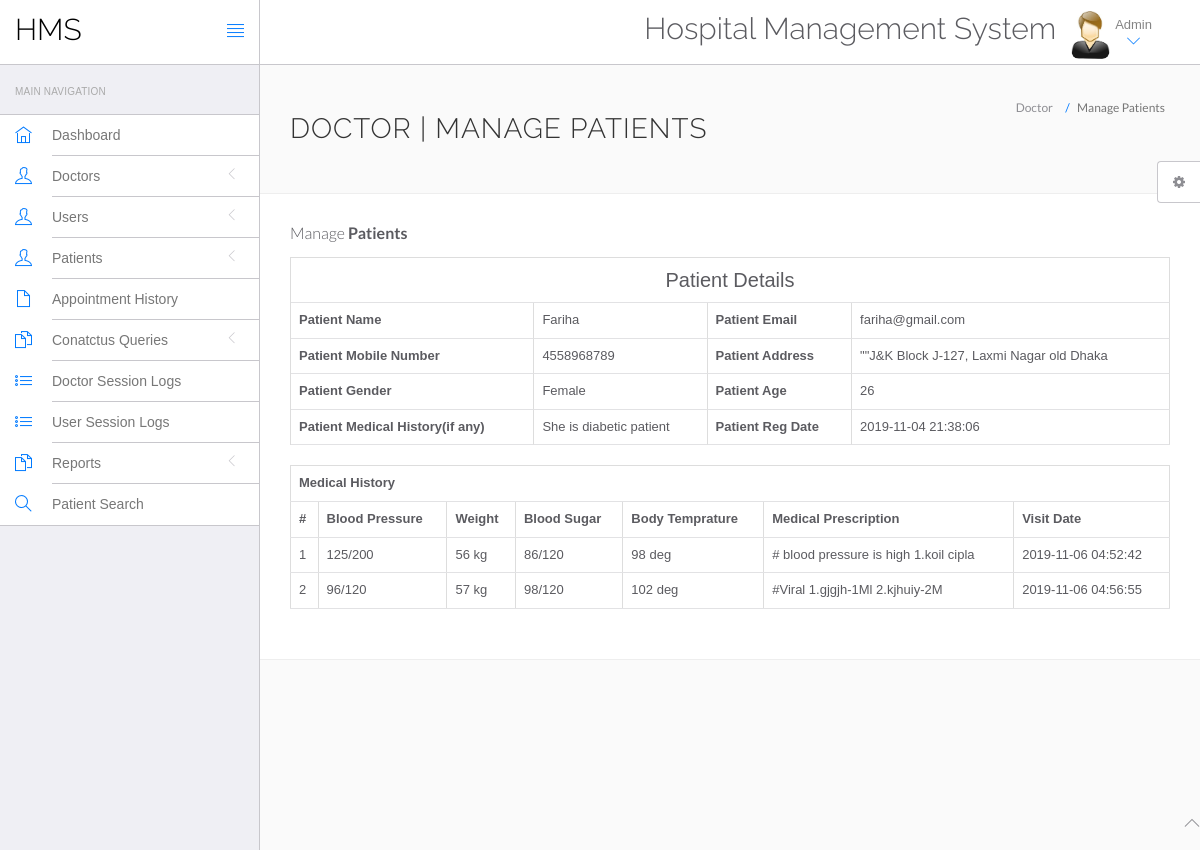
The app's page /hospital/hms/admin/view-patient.php?viewid=1 (signed in) with its own data.
### tables this page shows
CREATE TABLE `tblpatient` (
  `ID` int(10) NOT NULL,
  `Docid` int(10) DEFAULT NULL,
  `PatientName` varchar(200) DEFAULT NULL,
  `PatientContno` bigint(10) DEFAULT NULL,
  `PatientEmail` varchar(200) DEFAULT NULL,
  `PatientGender` varchar(50) DEFAULT NULL,
  `PatientAdd` mediumtext DEFAULT NULL,
  `PatientAge` int(10) DEFAULT NULL,
  `PatientMedhis` mediumtext DEFAULT NULL,
  `CreationDate` timestamp NULL DEFAULT current_timestamp(),
  `UpdationDate` timestamp NULL DEFAULT NULL ON UPDATE current_timestamp()
);

CREATE TABLE `tblmedicalhistory` (
  `ID` int(10) NOT NULL,
  `PatientID` int(10) DEFAULT NULL,
  `BloodPressure` varchar(200) DEFAULT NULL,
  `BloodSugar` varchar(200) NOT NULL,
  `Weight` varchar(100) DEFAULT NULL,
  `Temperature` varchar(200) DEFAULT NULL,
  `MedicalPres` mediumtext DEFAULT NULL,
  `CreationDate` timestamp NOT NULL DEFAULT current_timestamp() ON UPDATE current_timestamp()
);

### hospital/hms/admin/view-patient.php (the view, shortened to what this page needs)
<?php
include('include/config.php');
?>
<!DOCTYPE html>
<html lang="en">
	<head>
		<link rel="stylesheet" href="vendor/bootstrap/css/bootstrap.min.css">
		<link rel="stylesheet" href="vendor/fontawesome/css/font-awesome.min.css">
		<link rel="stylesheet" href="vendor/themify-icons/themify-icons.min.css">
		<link href="vendor/animate.css/animate.min.css" rel="stylesheet" media="screen">
		<link href="vendor/perfect-scrollbar/perfect-scrollbar.min.css" rel="stylesheet" media="screen">
		<link href="vendor/switchery/switchery.min.css" rel="stylesheet" media="screen">
		<link href="vendor/bootstrap-touchspin/jquery.bootstrap-touchspin.min.css" rel="stylesheet" media="screen">
		<link href="vendor/select2/select2.min.css" rel="stylesheet" media="screen">
		<link href="vendor/bootstrap-datepicker/bootstrap-datepicker3.standalone.min.css" rel="stylesheet" media="screen">
		<link href="vendor/bootstrap-timepicker/bootstrap-timepicker.min.css" rel="stylesheet" media="screen">
		<link rel="stylesheet" href="assets/css/styles.css">
		<link rel="stylesheet" href="assets/css/plugins.css">
		<link rel="stylesheet" href="assets/css/themes/theme-1.css" id="skin_color" />
	</head>
	<body>
		<div id="app">
<?php include('include/sidebar.php');?>
<div class="app-content">
<?php include('include/header.php');?>
<div class="main-content" >
<div class="wrap-content container" id="container">
<section id="page-title">
<div class="row">
<div class="col-sm-8">
<h1 class="mainTitle">Doctor | Manage Patients</h1>
</div>
<ol class="breadcrumb">
<li>
<span>Doctor</span>
</li>
<li class="active">
<span>Manage Patients</span>
</li>
</ol>
</div>
</section>
<div class="container-fluid container-fullw bg-white">
<div class="row">
<div class="col-md-12">
<h5 class="over-title margin-bottom-15">Manage <span class="text-bold">Patients</span></h5>
<?php
                               $vid=$_GET['viewid'];
                               $ret=mysqli_query($con,"select * from tblpatient where ID='$vid'");
$cnt=1;
while ($row=mysqli_fetch_array($ret)) {
                               ?>
<table border="1" class="table table-bordered">
 <tr align="center">
<td colspan="4" style="font-size:20px;color:blue">
 Patient Details</td></tr>
    <tr>
    <th scope>Patient Name</th>
    <td><?php  echo $row['PatientName'];?></td>
    <th scope>Patient Email</th>
    <td><?php  echo $row['PatientEmail'];?></td>
  </tr>
  <tr>
    <th scope>Patient Mobile Number</th>
    <td><?php  echo $row['PatientContno'];?></td>
    <th>Patient Address</th>
    <td><?php  echo $row['PatientAdd'];?></td>
  </tr>
    <tr>
    <th>Patient Gender</th>
    <td><?php  echo $row['PatientGender'];?></td>
    <th>Patient Age</th>
    <td><?php  echo $row['PatientAge'];?></td>
  </tr>
  <tr>
    <th>Patient Medical History(if any)</th>
    <td><?php  echo $row['PatientMedhis'];?></td>
     <th>Patient Reg Date</th>
    <td><?php  echo $row['CreationDate'];?></td>
  </tr>
<?php }?>
</table>
<?php
$ret=mysqli_query($con,"select * from tblmedicalhistory  where PatientID='$vid'");
 ?>
<table id="datatable" class="table table-bordered dt-responsive nowrap" style="border-collapse: collapse; border-spacing: 0; width: 100%;">
  <tr align="center">
   <th colspan="8" >Medical History</th>
  </tr>
  <tr>
    <th>#</th>
<th>Blood Pressure</th>
<th>Weight</th>
<th>Blood Sugar</th>
<th>Body Temprature</th>
<th>Medical Prescription</th>
<th>Visit Date</th>
</tr>
<?php
while ($row=mysqli_fetch_array($ret)) {
  ?>
<tr>
  <td><?php echo $cnt;?></td>
 <td><?php  echo $row['BloodPressure'];?></td>
 <td><?php  echo $row['Weight'];?></td>
 <td><?php  echo $row['BloodSugar'];?></td>
  <td><?php  echo $row['Temperature'];?></td>
  <td><?php  echo $row['MedicalPres'];?></td>
  <td><?php  echo $row['CreationDate'];?></td>
</tr>
<?php $cnt=$cnt+1;} ?>
</table>
</div>
</div>
</div>
</div>
</div>
</div>
</div>
	<?php include('include/footer.php');?>
	<?php include('include/setting.php');?>
	</body>
</html>

### hospital/hms/admin/assets/css/themes/theme-1.css (style rules this page uses)
body { background: #FAFAFA; }

### records on screen
tblpatient: PatientName "Fariha", PatientEmail "fariha@gmail.com", PatientContno "4558968789", PatientAdd "\"\"J&K Block J-127, Laxmi Nagar old Dhaka", PatientGender "Female", PatientAge "26", PatientMedhis "She is diabetic patient", CreationDate "2019-11-04 21:38:06"
tblmedicalhistory: BloodPressure "125/200", Weight "56 kg", BloodSugar "86/120", Temperature "98 deg", MedicalPres "# blood pressure is high 1.koil cipla", CreationDate "2019-11-06 04:52:42"
tblmedicalhistory: BloodPressure "96/120", Weight "57 kg", BloodSugar "98/120", Temperature "102 deg", MedicalPres "#Viral 1.gjgjh-1Ml 2.kjhuiy-2M", CreationDate "2019-11-06 04:56:55"
